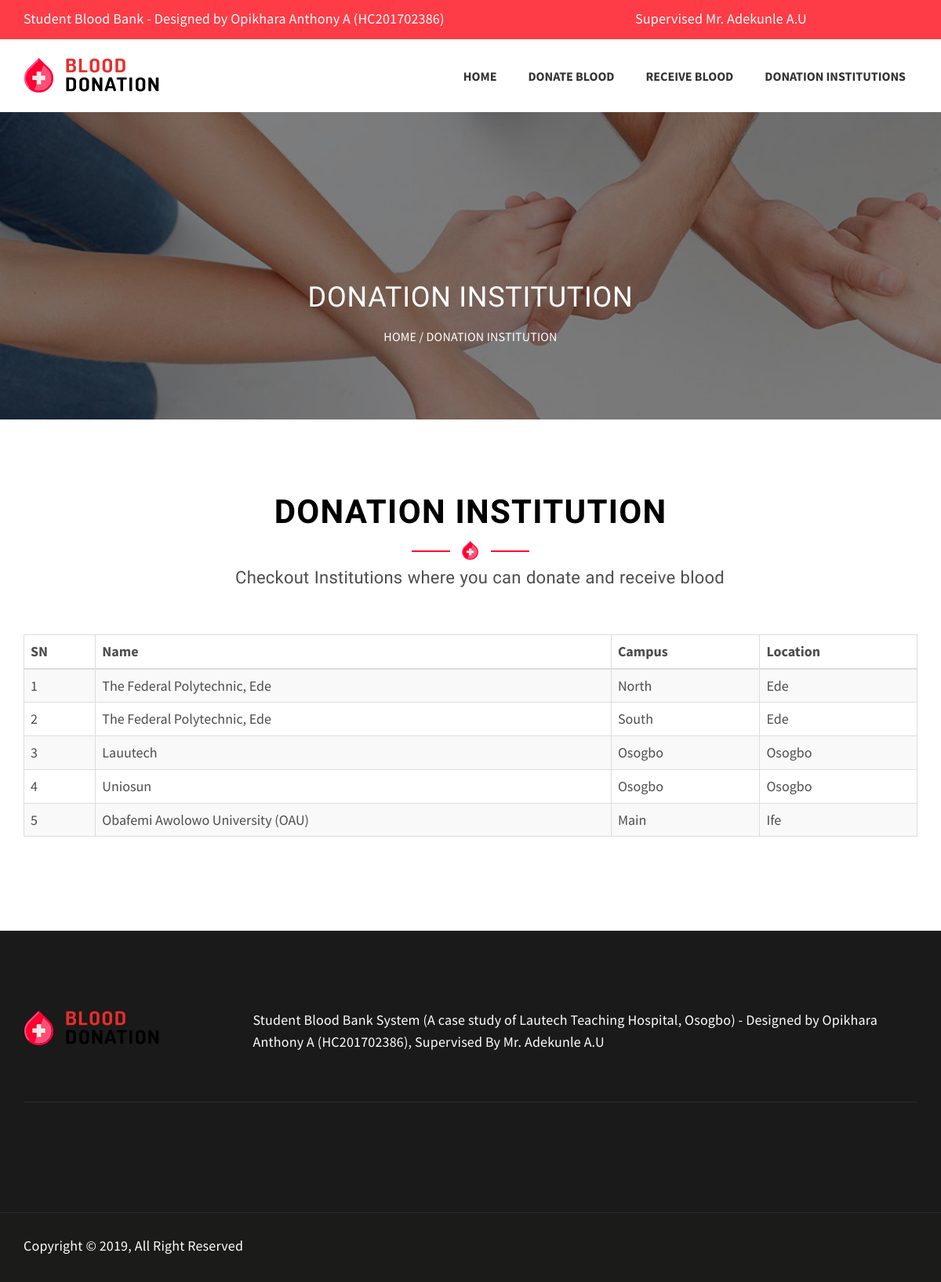
Page /centers.php on the committed database.
### tables this page shows
CREATE TABLE `institution` (
  `id` int(11) NOT NULL,
  `name` varchar(100) NOT NULL,
  `campus` varchar(100) NOT NULL,
  `location` varchar(100) NOT NULL
);

### centers.php (the view, shortened to what this page needs)
<?php
    require_once "core/db.php";
?>
<!DOCTYPE html>
 <html lang="en">
    <head>
        <?php include_once "meta.php"; ?>
    <body>
        <?php include_once "header.php"; ?>
        <section class="page-header">
            <div class="container">
                <div class="row">
                    <div class="col-sm-12 text-center">
                        <h3>
                            Donation Institution
                        </h3>
                        <p class="page-breadcrumb">
                            <a href="#">Home</a> / Donation Institution
                        </p>
                    </div>
                </div>
            </div>
        </section>
        <section class="section-content-block section-our-team">
            <div class="container wow fadeInUp">
                <div class="row section-heading-wrapper">
                    <div class="col-md-12 col-sm-12 text-center">
                        <h2 class="section-heading">Donation Institution</h2>
                        <p class="section-subheading">Checkout Institutions where you can donate and receive blood</p>
                    </div>
                </div>
                <div class="row">
                    <div class="col-md-12">
                        <div class="table-responsive">
                            <table class="table table-striped table-bordered">
                                <thead>
                                <tr>
                                    <th>SN</th>
                                    <th>Name</th>
                                    <th>Campus</th>
                                    <th>Location</th>
                                </tr>
                                </thead>
                                <tbody>
                                <?php
                                $all = $db->query("SELECT * FROM institution");
                                $sn = 0;
                                while($rs = $all->fetch(PDO::FETCH_ASSOC)){
                                    ?>
                                    <tr>
                                        <td><?php echo ++$sn;?></td>
                                        <td><?php echo $rs['name'];?></td>
                                        <td><?php echo $rs['campus'];?></td>
                                        <td><?php echo $rs['location'];?></td>
                                    </tr>
                                    <?php
                                }
                                ?>
                                </tbody>
                            </table>
                        </div>
                    </div>
                </div>
            </div>
        </section>
        <?php include_once "footer.php"; ?>
    </body>
</html>

### meta.php (shortened to what this page needs)
<link rel="stylesheet" href="css/bootstrap.min.css" />
<link href="css/font-awesome.min.css" rel="stylesheet" type="text/css" >
<link href="css/animate.css" rel="stylesheet" type="text/css" >
<link href="css/owl.carousel.css" rel="stylesheet" type="text/css" >
<link href="css/venobox.css" rel="stylesheet" type="text/css" >
<link rel="stylesheet" href="css/styles.css" />

### header.php (shortened to what this page needs)
<header class="main-header clearfix" data-sticky_header="true">
    <div class="top-bar clearfix">
        <div class="container">
            <div class="row">
                <div class="col-md-8 col-sm-12">
                    <p>Student Blood Bank - Designed by Opikhara Anthony A (HC201702386)</p>
                </div>
                <div class="col-md-4 col-sm-12">
                    <p>Supervised Mr. Adekunle A.U</p>
                </div>
            </div>
        </div>
    </div>
    <section class="header-wrapper navgiation-wrapper">
        <div class="navbar navbar-default">
            <div class="container">
                <div class="navbar-header">
                    <a class="logo" href="index.php"><img alt="" src="images/logo.png"></a>
                </div>
                <div class="navbar-collapse collapse">
                    <ul class="nav navbar-nav navbar-right">
                        <li><a href="index.php" title="Home">Home</a></li>
                        <li><a href="donate.php" title="Donate">Donate Blood</a></li>
                        <li><a href="receive.php" title="Receive">Receive Blood</a></li>
                        <li><a href="centers.php" title="Donation Institutions">Donation Institutions</a></li>
                    </ul>
                </div>
            </div>
        </div>
    </section>
</header>

### footer.php (shortened to what this page needs)
<footer>
    <section class="footer-widget-area footer-widget-area-bg">
        <div class="container">
            <div class="row">
                <div class="col-lg-12 col-md-12 col-sm-12 col-xs-12">
                    <div class="about-footer">
                        <div class="row">
                            <div class="col-lg-3 col-md-3 col-sm-3 col-xs-12">
                                <img src="images/logo.png" alt="" />
                            </div>
                            <div class="col-lg-9 col-md-9 col-sm-9 col-xs-12">
                                <p>
                                    Student Blood Bank System (A case study of Lautech Teaching Hospital, Osogbo) - Designed by Opikhara Anthony A (HC201702386), Supervised By Mr. Adekunle A.U
                                </p>
                            </div>
                        </div>
                    </div>
                </div>
            </div>
        </div>
    </section>
    <section class="footer-contents">
        <div class="container">
            <div class="row clearfix">
                <div class="col-md-6 col-sm-12">
                    <p class="copyright-text"> Copyright © 2019, All Right Reserved</p>
                </div>
            </div>
        </div>
    </section>
</footer>

### rows in the picture
institution: name "The Federal Polytechnic, Ede", campus "North", location "Ede"
institution: name "The Federal Polytechnic, Ede", campus "South", location "Ede"
institution: name "Lauutech", campus "Osogbo", location "Osogbo"
institution: name "Uniosun", campus "Osogbo", location "Osogbo"
institution: name "Obafemi Awolowo University (OAU)", campus "Main", location "Ife"
